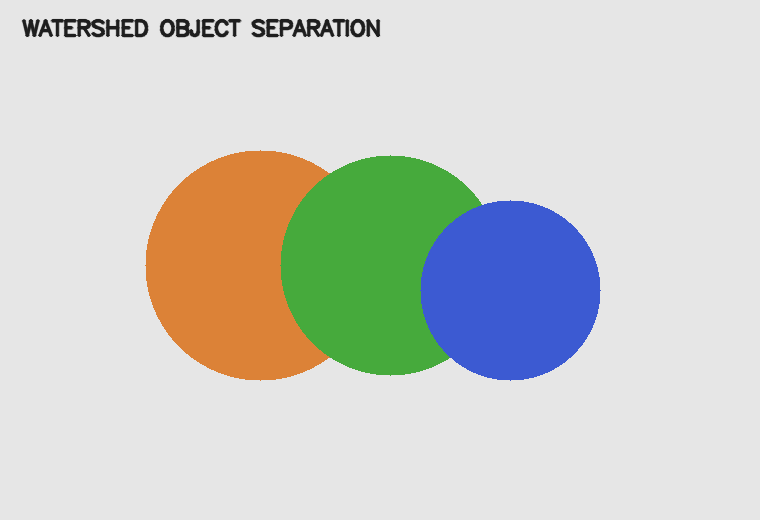
#> input picture Phase3/test_images/watershed_scene.png, 760 x 520 px
$ python watershed_segmentation.py
#> lines starting #> are read from the running program, lines starting #| are printed output that depends on the picture; after the words box and inside, x2 and y2 are one past the last pixel; in counts of white or black regions, pixels touching at a corner belong together
#> in main, image is the input picture: shape (520, 760, 3); mean B, G, R 201.3, 207.4, 204.6
"""Separate touching foreground objects using OpenCV watershed markers."""
from __future__ import annotations
import argparse
from pathlib import Path
import cv2
import numpy as np
HERE=Path(__file__).resolve().parent
DEFAULT_IMAGE=HERE/'test_images'/'watershed_scene.png'

def process(image):
    if image is None or image.size==0: raise ValueError('Input image is empty.')
    gray=cv2.cvtColor(image,cv2.COLOR_BGR2GRAY); gray=cv2.GaussianBlur(gray,(5,5),0)
#> after `gray = cv2.cvtColor(image, cv2.COLOR_BGR2GRAY)`:
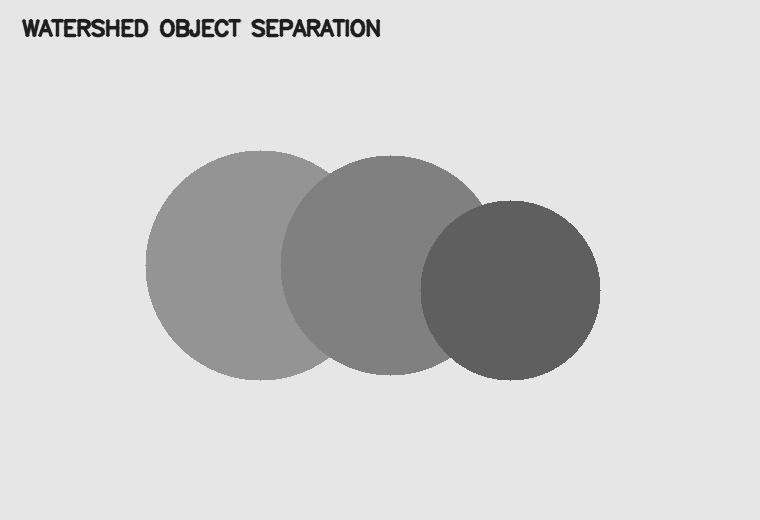
#> gray: shape (520, 760); min 30, max 230, mean 205.9
    _,binary=cv2.threshold(gray,0,255,cv2.THRESH_BINARY_INV|cv2.THRESH_OTSU)
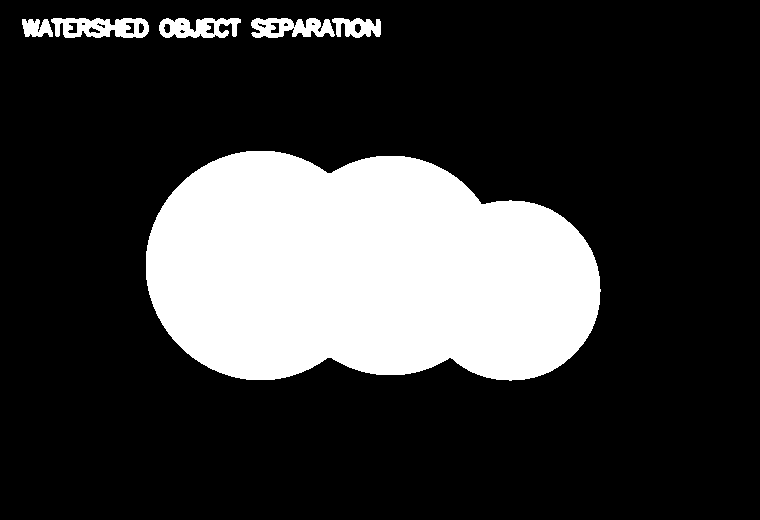
#> binary: shape (520, 760); 22.5% white; 6 white regions, box (x1, y1, x2, y2) and area: (146, 151, 601, 381) 84199, (51, 18, 149, 38) 1390, (251, 18, 335, 38) 1153, (159, 18, 241, 38) 1130, (332, 18, 381, 38) 656, (22, 19, 53, 37) 423
    kernel=cv2.getStructuringElement(cv2.MORPH_ELLIPSE,(3,3))
    opening=cv2.morphologyEx(binary,cv2.MORPH_OPEN,kernel,iterations=2)
#> opening: shape (520, 760); 22.5% white; 6 white regions, box (x1, y1, x2, y2) and area: (146, 151, 601, 381) 84199, (51, 18, 149, 38) 1350, (251, 18, 335, 38) 1114, (159, 18, 241, 38) 1098, (332, 18, 381, 38) 629, (22, 19, 53, 37) 398
    sure_bg=cv2.dilate(opening,kernel,iterations=3)
#> sure_bg: shape (520, 760); 24.1% white; 4 white regions, box (x1, y1, x2, y2) and area: (143, 148, 604, 384) 87458, (19, 15, 152, 41) 2946, (248, 15, 384, 41) 2931, (156, 15, 244, 41) 1917
    dist=cv2.distanceTransform(opening,cv2.DIST_L2,5)
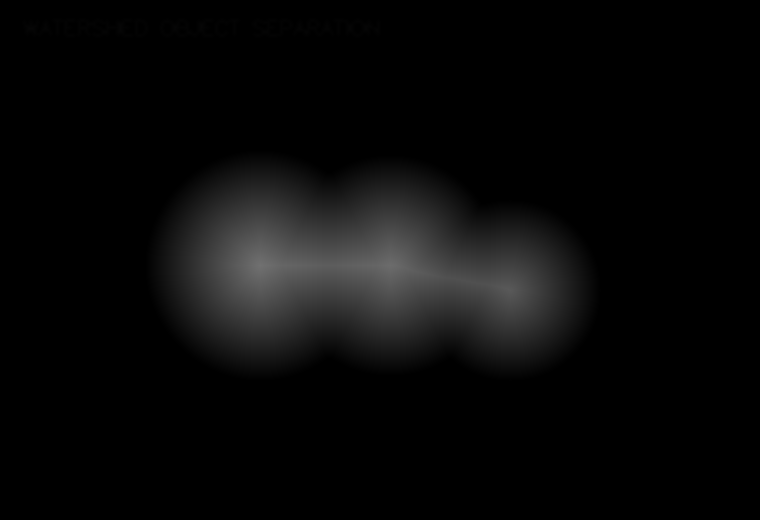
#> dist: shape (520, 760) float32; min 0, max 113, mean 9.1
    _,sure_fg=cv2.threshold(dist,.42*dist.max(),255,0); sure_fg=np.uint8(sure_fg)
#> after `_, sure_fg = cv2.threshold(dist, 0.42 * dist.max(), 255, 0)`: sure_fg: shape (520, 760) float32; 8.9% white; 1 white region, box (x1, y1, x2, y2) and area: (193, 198, 553, 333) 35150
    unknown=cv2.subtract(sure_bg,sure_fg)
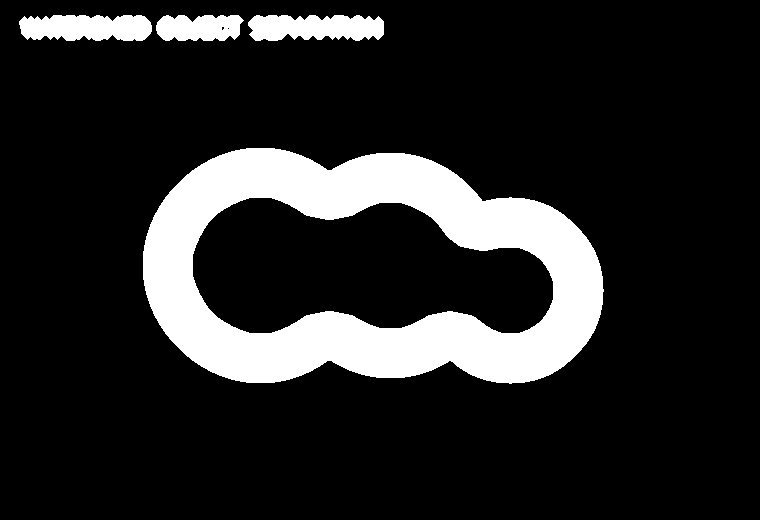
#> unknown: shape (520, 760); 15.2% white; 4 white regions, box (x1, y1, x2, y2) and area: (143, 148, 604, 384) 52308, (19, 15, 152, 41) 2946, (248, 15, 384, 41) 2931, (156, 15, 244, 41) 1917
    count,markers=cv2.connectedComponents(sure_fg); markers=markers+1; markers[unknown==255]=0
#> after `count, markers = cv2.connectedComponents(sure_fg)`: count = 2
    markers=cv2.watershed(image.copy(),markers)
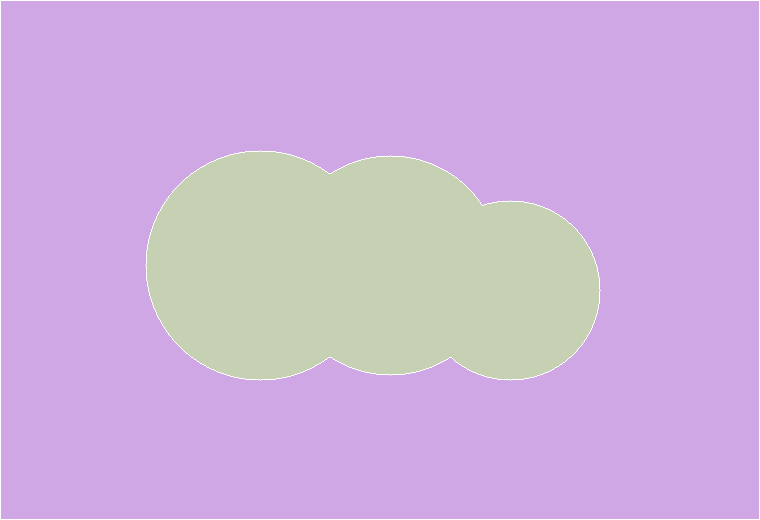
#> markers: shape (520, 760) int32; 3 distinct labels, from -1 to 2; one colour per label, 0 black, -1 white
    out=image.copy(); boundaries=markers==-1; out[boundaries]=(0,0,255)
#> after `boundaries = markers == -1`:
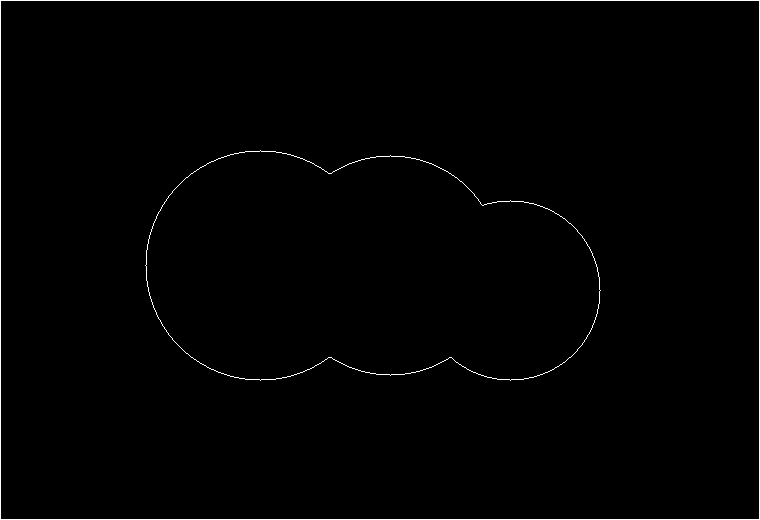
#> boundaries: shape (520, 760) bool; 0.92% white in thin lines or dots
    region_ids=[i for i in np.unique(markers) if i>1]
#> region_ids = [2]
    cv2.putText(out,f'WATERSHED REGIONS: {len(region_ids)}',(12,28),cv2.FONT_HERSHEY_SIMPLEX,.65,(255,255,255),2,cv2.LINE_AA)
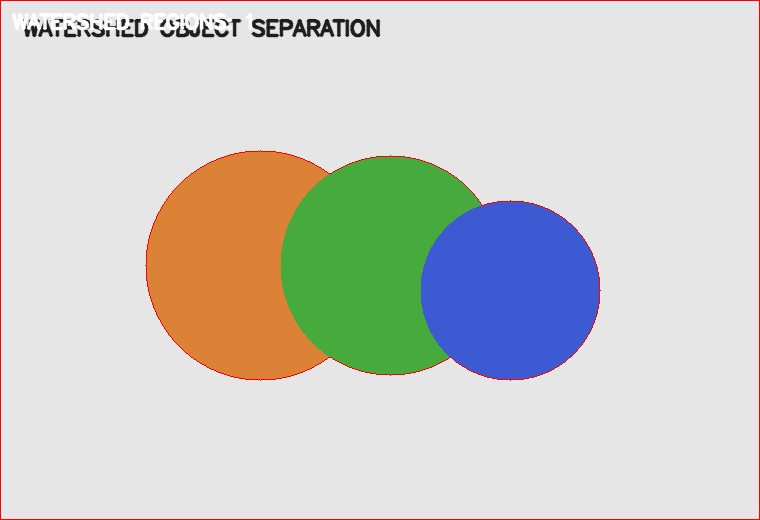
#> out: shape (520, 760, 3); mean B, G, R 200, 206, 205.6
    return out,markers,sure_fg

def main():
    ap=argparse.ArgumentParser(description=__doc__); ap.add_argument('--image',type=Path,default=DEFAULT_IMAGE); ap.add_argument('--output',type=Path,default=HERE/'outputs'/'watershed_output.png'); ap.add_argument('--show',action='store_true'); args=ap.parse_args()
    image=cv2.imread(str(args.image))
    if image is None: raise SystemExit(f'ERROR: Could not read: {args.image}')
    out,markers,mask=process(image); args.output.parent.mkdir(parents=True,exist_ok=True); cv2.imwrite(str(args.output),out); cv2.imwrite(str(args.output.with_name(args.output.stem+'_foreground.png')),mask)
    print(f'[OK] Saved watershed result: {args.output.resolve()}')
    if args.show: cv2.imshow('Watershed',out); cv2.imshow('Sure Foreground',mask); cv2.waitKey(0); cv2.destroyAllWindows()
if __name__=='__main__': main()
